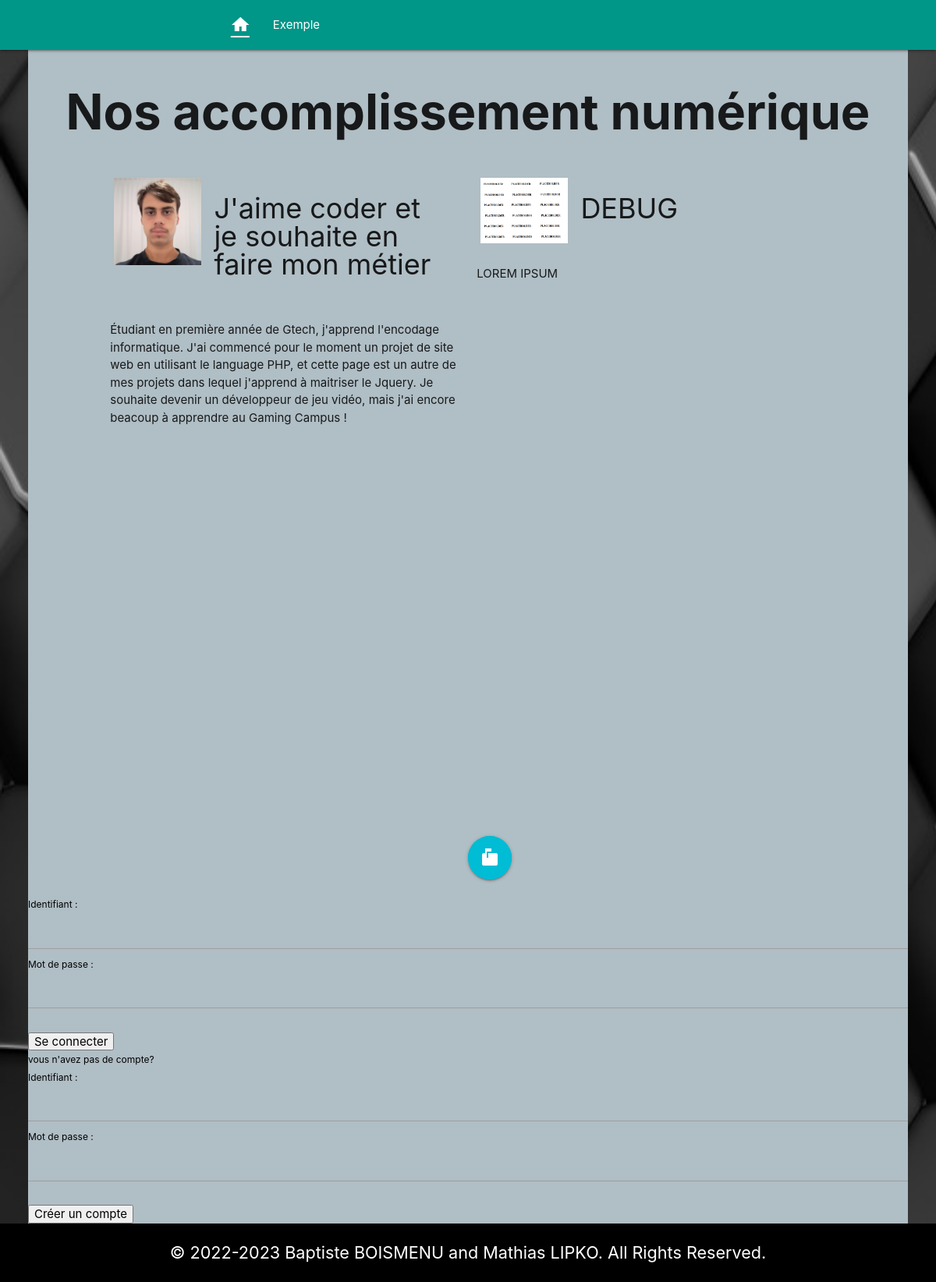
Page /home.php?mb1=2&mb2=4 on the committed database.
### tables this page shows
CREATE TABLE `project_page` (
  `id` int(3) NOT NULL,
  `project_title` varchar(50) NOT NULL,
  `project_details` varchar(1000) NOT NULL,
  `details_img` varchar(50) NOT NULL,
  `details_alt` varchar(50) NOT NULL,
  `project_subject` varchar(1000) NOT NULL,
  `subject_img` varchar(50) NOT NULL,
  `subject_alt` varchar(50) NOT NULL,
  `project_teachings` varchar(1000) NOT NULL,
  `teachings_img` varchar(50) NOT NULL,
  `teachings_alt` varchar(50) NOT NULL
);

CREATE TABLE `duo_member` (
  `id` int(1) NOT NULL,
  `pic` varchar(50) NOT NULL,
  `alt` varchar(50) NOT NULL,
  `quote` varchar(100) NOT NULL,
  `description` varchar(350) NOT NULL
);

### php/contents/duo_member.php (the view)
<?php require_once "php/config.php" ?>
<?php
$sql = "SELECT * FROM duo_member WHERE id = :member_id";
$dataBinded = array(
    ':member_id' => $_GET['mb1'],
);
$pre = $pdo -> prepare($sql);
$pre -> execute($dataBinded);
$selectedMember = $pre->fetchAll(PDO::FETCH_ASSOC);
foreach($selectedMember as $data){
  $pic = $data['pic'];
  $alt = $data['alt'];
  $quote = $data['quote'];
  $description = $data['description'];
};
?>
<div class="col m5 s6">
  <div class="duo_member">
    <img src="<?php echo $pic ?>" alt="<?php echo $alt ?>">
    <h2 class="col s9 valign-wrapper"><?php echo $quote ?></h2>
  </div>
  <p><?php echo $description ?></p>
</div>
<?php
$sql = "SELECT * FROM duo_member WHERE id = :member_id";
$dataBinded = array(
    ':member_id' => $_GET['mb2'],
);
$pre = $pdo -> prepare($sql);
$pre -> execute($dataBinded);
$selectedMember = $pre->fetchAll(PDO::FETCH_ASSOC);
foreach($selectedMember as $data){
  $pic = $data['pic'];
  $alt = $data['alt'];
  $quote = $data['quote'];
  $description = $data['description'];
};
?>
<div class="col m5 s6">
  <div class="duo_member">
    <img src="<?php echo $pic ?>" alt="<?php echo $alt ?>">
    <h2 class="col s9 valign-wrapper"><?php echo $quote ?></h2>
  </div>
  <p><?php echo $description ?></p>
</div>

### php/contents/responsive_navbar.php (shortened to what this page needs)
<?php require_once "php/config.php" ?>
<nav class="nav-wrapper teal">
  <div class="container">
    <ul class="left hide-on-med-and-down">
      <li><a href="index.php#home"><i id="current" class="material-icons">home</i></a></li>
      <?php
      $sql = "SELECT * FROM project_page";
      $pre = $pdo -> prepare($sql);
      $pre -> execute();
      $listProject = $pre->fetchAll(PDO::FETCH_ASSOC);
          foreach($listProject as $project)
          {
              echo "<li><a href=\"projet.php?id=".$project['id']."\">".$project['project_title']."</a></li>";
          };
      ?>
    </ul>
  </div>
</nav>

### css/style.css (style rules this page uses)
html { scroll-behavior: smooth; }
body { background-image: url(../asset/hexagon-background.jpg); background-repeat: no-repeat; background-size: cover; display: flex; min-height: 100vh; flex-direction: column; }
nav { position: sticky; top: 0; z-index: 10; }
nav ul { margin-left: 12%; }
nav ul i { height: 64px !important; line-height: 64px !important; }
#current { font-weight: bold; text-decoration: underline; }
#duo div.duo_member { display: flex; flex-direction: row; }
#duo img { width: 25% !important; height: 50%; margin: 5px; }
#duo h2 { line-height: 100%; margin: 1.7rem 0 2.7rem 0; font-size: 3vw }

### rows in the picture
project_page: project_title "Exemple"
duo_member: pic (picture), quote "J'aime coder et je souhaite en faire mon métier", description "Étudiant en première année de Gtech, j'apprend l'encodage informatique. J'ai commencé pour le moment un projet de site web en utilisant le language PHP, et cette page est un autre de mes projets dans lequel j'apprend à maitriser le Jquery. Je souhaite devenir un développeur de jeu vidéo, mais j'ai encore beacoup à apprendre au Gaming Campus !"
duo_member: pic (placeholder picture), quote "DEBUG", description "LOREM IPSUM"
